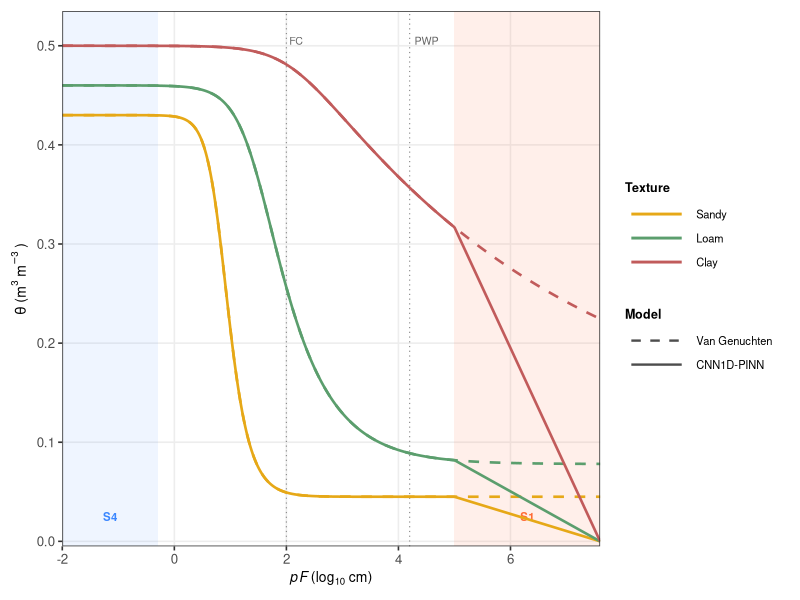

Here is the R script that generated this plot:
# Generate man/figures/swrc_curves.png
# Shows both Van Genuchten (dashed) and CNN1D-PINN (solid, with linear dry end)
# for Sandy, Loam, and Clay soils.
# Run from the package root:
#   source("data-raw/make_swrc_figure.R")

library(ggplot2)
library(dplyr)
library(tidyr)

# ─── Van Genuchten parametric equation ─────────────────────────────────────
vg <- function(pf, thr, ths, alpha, n) {
  h <- 10^pf          # matric potential in cm
  m <- 1 - 1 / n
  thr + (ths - thr) / (1 + (alpha * h)^n)^m
}

# ─── PINN curve: VG shape → linear dry end ──────────────────────────────────
PF_LIN <- 5.0    # linear regime starts here
PF_DRY <- 7.6    # oven-dry (θ → 0)

swrc_pinn <- function(pf, thr, ths, alpha, n) {
  th_vg  <- vg(pf, thr, ths, alpha, n)
  th_t   <- vg(PF_LIN, thr, ths, alpha, n)   # θ at transition point
  slope  <- -th_t / (PF_DRY - PF_LIN)        # slope so θ → 0 at pF = 7.6
  th_lin <- pmax(0, th_t + slope * (pf - PF_LIN))
  ifelse(pf < PF_LIN, th_vg, th_lin)
}

# ─── Carsel & Parrish (1988) typical parameters ─────────────────────────────
params <- list(
  Sandy = list(thr = 0.045, ths = 0.43, alpha = 0.145, n = 2.68),
  Loam  = list(thr = 0.078, ths = 0.46, alpha = 0.036, n = 1.56),
  Clay  = list(thr = 0.095, ths = 0.50, alpha = 0.008, n = 1.09)
)

# ─── Build long-format data frame ───────────────────────────────────────────
pf_seq <- seq(-2, 7.6, length.out = 600)

curves <- lapply(names(params), function(tex) {
  p <- params[[tex]]
  data.frame(
    pF         = pf_seq,
    `Van Genuchten` = vg(pf_seq, p$thr, p$ths, p$alpha, p$n),
    `CNN1D-PINN`    = swrc_pinn(pf_seq, p$thr, p$ths, p$alpha, p$n),
    Texture    = tex,
    check.names = FALSE
  )
}) |> do.call(what = rbind)

curves$Texture <- factor(curves$Texture, levels = c("Sandy", "Loam", "Clay"))

curves_long <- tidyr::pivot_longer(
  curves,
  cols      = c("Van Genuchten", "CNN1D-PINN"),
  names_to  = "Model",
  values_to = "theta"
)
curves_long$Model <- factor(
  curves_long$Model,
  levels = c("Van Genuchten", "CNN1D-PINN")
)

# ─── Shaded regions ─────────────────────────────────────────────────────────
rect_S4 <- data.frame(xmin = -2.0, xmax = -0.3, ymin = -Inf, ymax = Inf)
rect_S1 <- data.frame(xmin =  5.0, xmax =  7.6, ymin = -Inf, ymax = Inf)

# ─── Colour palette ─────────────────────────────────────────────────────────
tex_cols <- c(Sandy = "#E6A817", Loam = "#5B9E6D", Clay = "#C15B5B")

# ─── Plot ───────────────────────────────────────────────────────────────────
p <- ggplot(curves_long, aes(x = pF, y = theta, colour = Texture, linetype = Model)) +
  # Shaded physics constraint regions
  geom_rect(data = rect_S4, inherit.aes = FALSE,
            aes(xmin = xmin, xmax = xmax, ymin = ymin, ymax = ymax),
            fill = "#3A86FF", alpha = 0.08) +
  geom_rect(data = rect_S1, inherit.aes = FALSE,
            aes(xmin = xmin, xmax = xmax, ymin = ymin, ymax = ymax),
            fill = "#FF6B35", alpha = 0.10) +
  # Region labels
  annotate("text", x = -1.15, y = 0.025, label = "S4",
           size = 2.9, colour = "#3A86FF", fontface = "bold", hjust = 0.5) +
  annotate("text", x =  6.30, y = 0.025, label = "S1",
           size = 2.9, colour = "#FF6B35", fontface = "bold", hjust = 0.5) +
  # Reference lines (FC and PWP)
  geom_vline(xintercept = 2.0, linetype = "dotted", linewidth = 0.4, colour = "grey55") +
  geom_vline(xintercept = 4.2, linetype = "dotted", linewidth = 0.4, colour = "grey55") +
  annotate("text", x = 2.0, y = 0.505, label = "FC",
           size = 2.7, colour = "grey40", hjust = -0.2) +
  annotate("text", x = 4.2, y = 0.505, label = "PWP",
           size = 2.7, colour = "grey40", hjust = -0.2) +
  # Curves
  geom_line(linewidth = 0.9) +
  # Scales
  scale_colour_manual(values = tex_cols) +
  scale_linetype_manual(
    values = c("Van Genuchten" = "dashed", "CNN1D-PINN" = "solid")
  ) +
  scale_x_continuous(
    breaks = seq(-2, 8, 2),
    limits = c(-2, 7.6),
    expand = c(0, 0)
  ) +
  scale_y_continuous(limits = c(0, 0.53), expand = c(0, 0.005)) +
  labs(
    x        = expression(italic(pF) ~ "(log"[10] ~ "cm)"),
    y        = expression(theta ~ "(m"^3 ~ "m"^{-3} ~ ")"),
    colour   = "Texture",
    linetype = "Model"
  ) +
  guides(
    colour   = guide_legend(order = 1, override.aes = list(linetype = "solid", linewidth = 1)),
    linetype = guide_legend(order = 2, override.aes = list(colour = "grey30", linewidth = 0.8))
  ) +
  theme_bw(base_size = 12) +
  theme(
    legend.position  = "right",
    legend.title     = element_text(size = 9, face = "bold"),
    legend.text      = element_text(size = 8),
    legend.key.width = unit(1.6, "cm"),
    panel.grid.minor = element_blank(),
    panel.grid.major = element_line(colour = "grey93"),
    axis.title       = element_text(size = 10),
    plot.margin      = margin(8, 14, 8, 8)
  )

out <- file.path("man", "figures", "swrc_curves.png")
ggsave(
  filename = out,
  plot     = p,
  width    = 7.5,
  height   = 3.8,
  dpi      = 200,
  bg       = "white"
)
message("Saved: ", out)
